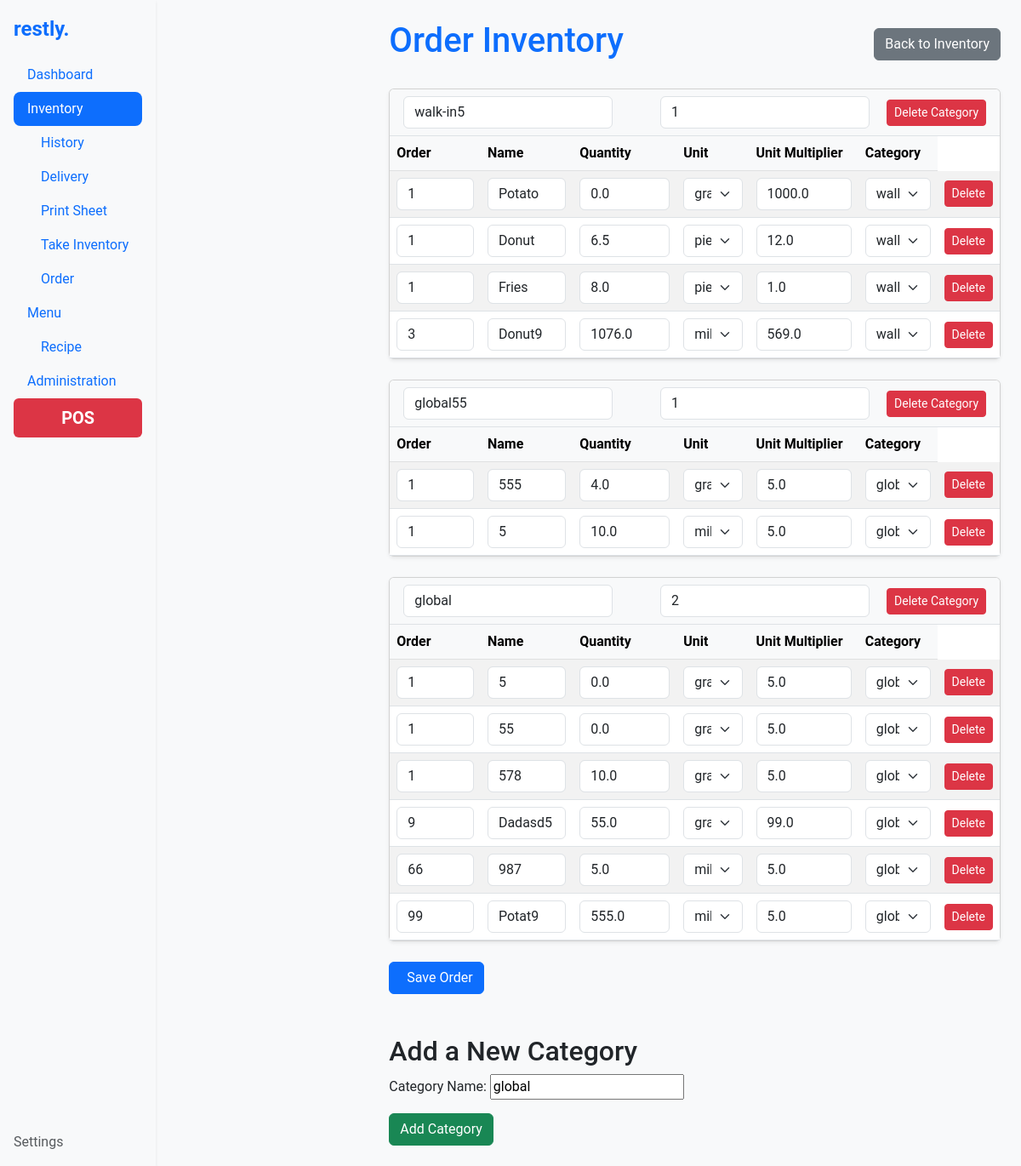
The page /inventory/order/ on the database as committed earlier.
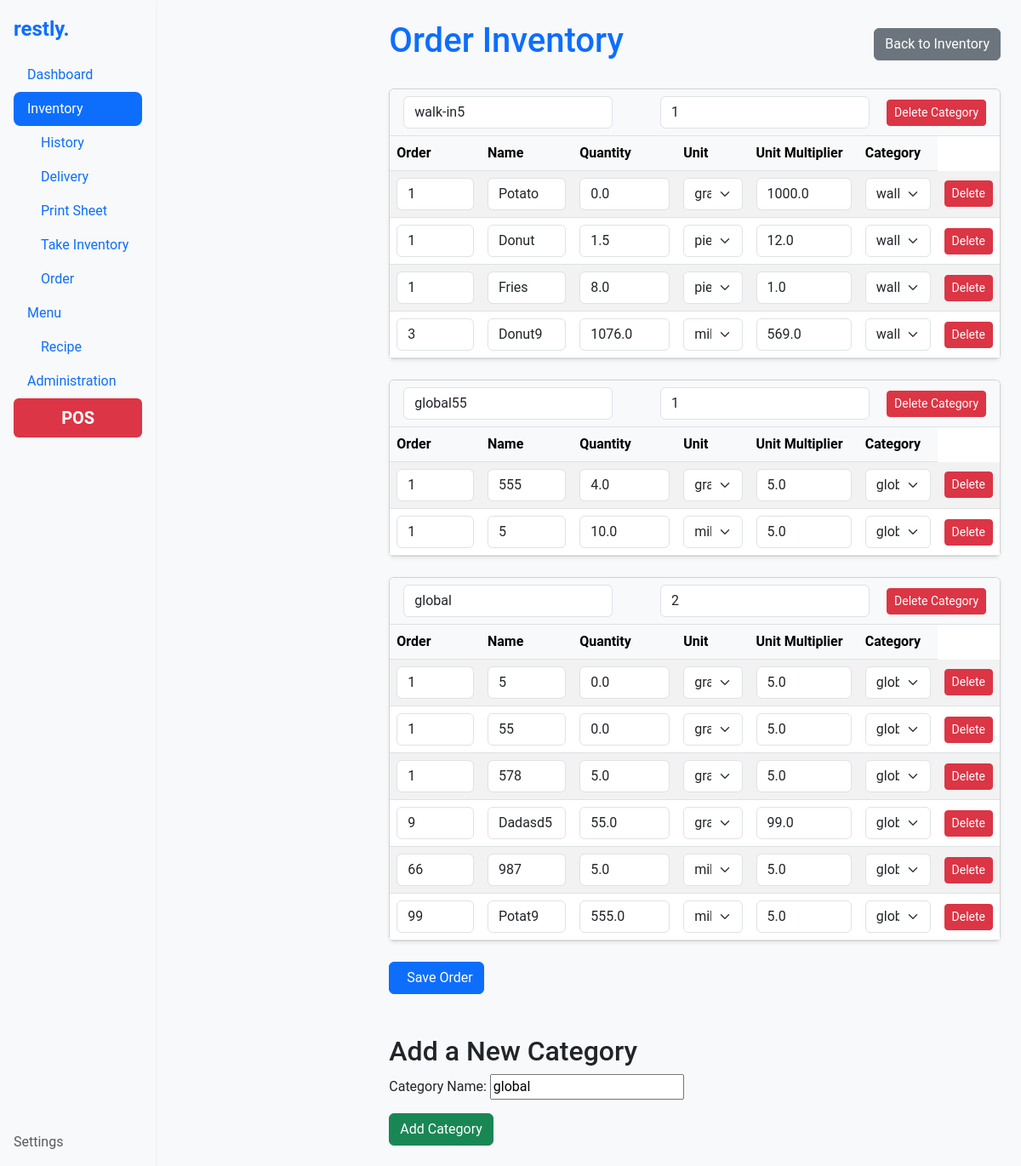
The same page on the database as committed later.
### inventory/models.py (models this page shows, shortened)
class Ingredient(models.Model):
    UNIT_TYPES = [
        ('g', 'gram'),
        ('ml', 'milliliter'),
        ('pce', 'piece'),
        ('cm', 'centimeter'),
        ('oz', 'ounce'),
        ('fl_oz', 'fluid ounce'),
        ('in', 'inch'),
    ]
    name = models.CharField(max_length=255)
    slug = models.SlugField(max_length=255, unique=True, blank=True)
    quantity = models.FloatField()  # Quantity in stock
    threshold = models.FloatField(default=0)  # Minimum threshold for inventory
    category = models.ForeignKey('Category', on_delete=models.CASCADE)
    unit_type = models.CharField(max_length=10, choices=UNIT_TYPES)
    unit_multiplier = models.FloatField()  # Multiplier for unit type
    unit_cost = models.FloatField()  # Cost per unit
    estimated_usage = models.FloatField(null=True, blank=True)  # Optional, estimated usage per day
    total_cost = models.DecimalField(max_digits=12, decimal_places=2, editable=False)
    history = HistoricalRecords()
    order = models.PositiveIntegerField(default=1)
    change_source = models.CharField(max_length=50, blank=True, null=True)
    class Meta:
        ordering = ['order']
        unique_together = ('name', 'category')

class Category(models.Model):
    name = models.CharField(max_length=100, unique=True, default="global")
    slug = models.SlugField(max_length=100, unique=True, blank=True)
    order = models.PositiveIntegerField(default=1)
    class Meta:
        ordering = ['order']

### inventory/views.py (the view, shortened to what this page needs)
# urls.py: path('order/', views.order_inventory, name='order_inventory'),
def order_inventory(request):
    categories = Category.objects.prefetch_related(
        models.Prefetch('ingredient_set', queryset=Ingredient.objects.order_by('order'))
    )
    category_form = CategoryForm()
    context = {
        'categories': categories,
        'category_form': category_form,
    }
    return render(request, 'inventory/order_inventory.html', context)

### inventory/forms.py (shortened to what this page needs)
class CategoryForm(forms.ModelForm):
    class Meta:
        model = Category
        fields = ['name']
        labels = {
            'name': 'Category Name',
        }

### inventory/templates/inventory/order_inventory.html (shortened to what the changed rows need)
{% extends 'base.html' %}
{% block content %}
<div class="d-flex justify-content-between align-items-center mb-4">
    <h1 class="text-primary">Order Inventory</h1>
</div>
<form method="post" action="{% url 'order_inventory' %}">
    {% for category in categories %}
    <div class="card mb-4 shadow-sm">
        <div class="card-header d-flex justify-content-between align-items-center">
            <div class="d-flex align-items-center">
                <input type="text" name="category-name-{{ category.id }}" value="{{ category.name }}"
                       class="form-control me-3 w-auto" placeholder="Category Name">
            </div>
            <div>
                <input type="number" name="category-order-{{ category.id }}" value="{{ category.order }}"
                       class="form-control d-inline-block w-auto me-3">
                <button type="button" class="btn btn-danger btn-sm delete-category-button"
                        data-category-id="{{ category.id }}">
                     Delete Category
                </button>
            </div>
        </div>
        <table class="table table-striped align-middle mb-0">
            <thead class="table-light">
                <tr>
                    <th>Order</th>
                    <th>Name</th>
                    <th>Quantity</th>
                    <th>Unit</th>
                    <th>Unit Multiplier</th>
                    <th>Category</th>
                </tr>
            </thead>
            <tbody>
                {% for ingredient in category.ingredient_set.all %}
                <tr data-id="{{ ingredient.id }}">
                    <td>
                        <input type="number" name="order-{{ ingredient.id }}" value="{{ ingredient.order }}" class="form-control" />
                    </td>
                    <td>
                        <input type="text" name="name-{{ ingredient.id }}" value="{{ ingredient.name|title }}" class="form-control" />
                    </td>
                    <td>
                        <input type="number" name="quantity-{{ ingredient.id }}" value="{{ ingredient.quantity }}" step="0.01" class="form-control" />
                    </td>
                    <td>
                        <select name="unit_type-{{ ingredient.id }}" class="form-select">
                            {% for unit, label in ingredient.UNIT_TYPES %}
                            <option value="{{ unit }}" {% if unit == ingredient.unit_type %}selected{% endif %}>{{ label }}</option>
                            {% endfor %}
                        </select>
                    </td>
                    <td>
                        <input type="number" name="unit_multiplier-{{ ingredient.id }}" value="{{ ingredient.unit_multiplier }}" step="0.01" class="form-control" />
                    </td>
                    <td>
                        <select name="ingredient-category-{{ ingredient.id }}" class="form-select">
                            {% for category_option in categories %}
                            <option value="{{ category_option.id }}" {% if category_option.id == ingredient.category.id %}selected{% endif %}>
                                {{ category_option.name }}
                            </option>
                            {% endfor %}
                        </select>
                    </td>
                    <td>
                        <button type="button" class="btn btn-danger btn-sm delete-button" data-id="{{ ingredient.id }}">
                             Delete
                        </button>
                    </td>
                </tr>
                {% endfor %}
            </tbody>
        </table>
    </div>
    {% endfor %}
</form>
<div class="mt-5">
    <h2>Add a New Category</h2>
</div>
{% endblock %}

Rows that differ between the two databases and show on the page:
changed Ingredient "Donut": quantity "6.5" → "1.5"
changed Ingredient (number 9 of 12 on the later page): quantity "10.0" → "5.0"
